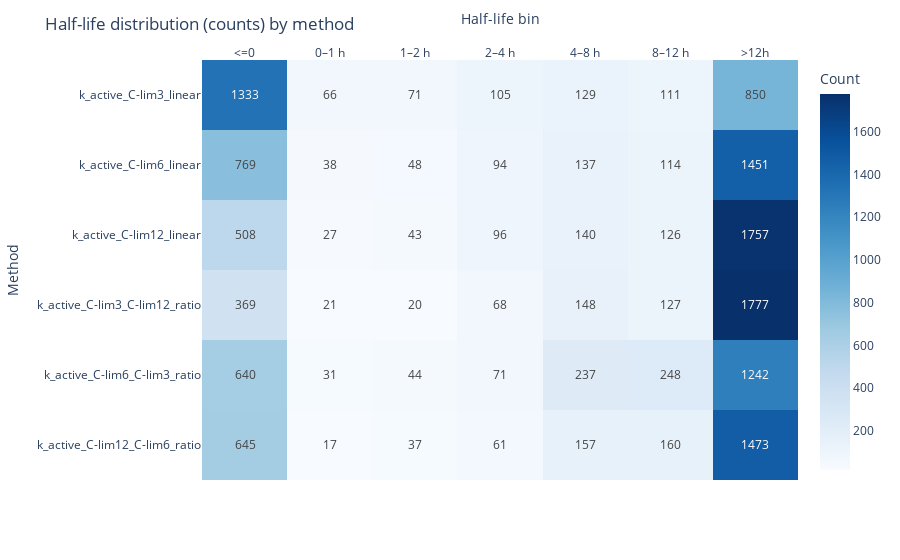

This figure's notebook cell:
### Code cell
fig, heat_df = half_life_heatmap(df_active_deg_uncapped, METHOD_COLS, k_units="per_second")
fig.show()
fig.update_layout(
    plot_bgcolor='rgba(0, 0, 0, 0)',  # Transparent plot area background
    paper_bgcolor='rgba(0, 0, 0, 0)'
)
# fig.write_image("notebooks/Heena notebooks/Mia Protein Degradation/out/half_life_distribution_uncapped.png", scale=5, height=400, width=1000)
heat_df['total_protein'] = heat_df.sum(axis=1)
print(heat_df)

### Figure 1 — Plotly figure (JSON) as saved in the notebook; plotly's stock layout.template omitted (floating-point values rounded to 4 significant figures)
{"data": [{"coloraxis": "coloraxis", "name": "0", "texttemplate": "%{z}", "x": ["<=0", "0–1 h", "1–2 h", "2–4 h", "4–8 h", "8–12 h", ">12h"], "y": ["k_active_C-lim3_linear", "k_active_C-lim6_linear", "k_active_C-lim12_linear", "k_active_C-lim3_C-lim12_ratio", "k_active_C-lim6_C-lim3_ratio", "k_active_C-lim12_C-lim6_ratio"], "z": [[1333, 66, 71, 105, 129, 111, 850], [769, 38, 48, 94, 137, 114, 1451], [508, 27, 43, 96, 140, 126, 1757], [369, 21, 20, 68, 148, 127, 1777], [640, 31, 44, 71, 237, 248, 1242], [645, 17, 37, 61, 157, 160, 1473]], "type": "heatmap", "xaxis": "x", "yaxis": "y", "hovertemplate": "Half-life bin: %{x}<br>Method: %{y}<br>Count: %{z}<extra></extra>"}], "layout": {"xaxis": {"anchor": "y", "domain": [0.0, 1.0], "title": {"text": "Half-life bin"}, "side": "top"}, "yaxis": {"anchor": "x", "domain": [0.0, 1.0], "autorange": "reversed", "title": {"text": "Method"}}, "coloraxis": {"colorbar": {"title": {"text": "Count"}}, "colorscale": [[0.0, "rgb(247,251,255)"], [0.125, "rgb(222,235,247)"], [0.25, "rgb(198,219,239)"], [0.375, "rgb(158,202,225)"], [0.5, "rgb(107,174,214)"], [0.625, "rgb(66,146,198)"], [0.75, "rgb(33,113,181)"], [0.875, "rgb(8,81,156)"], [1.0, "rgb(8,48,107)"]]}, "margin": {"t": 60}, "title": {"text": "Half-life distribution (counts) by method"}}}
